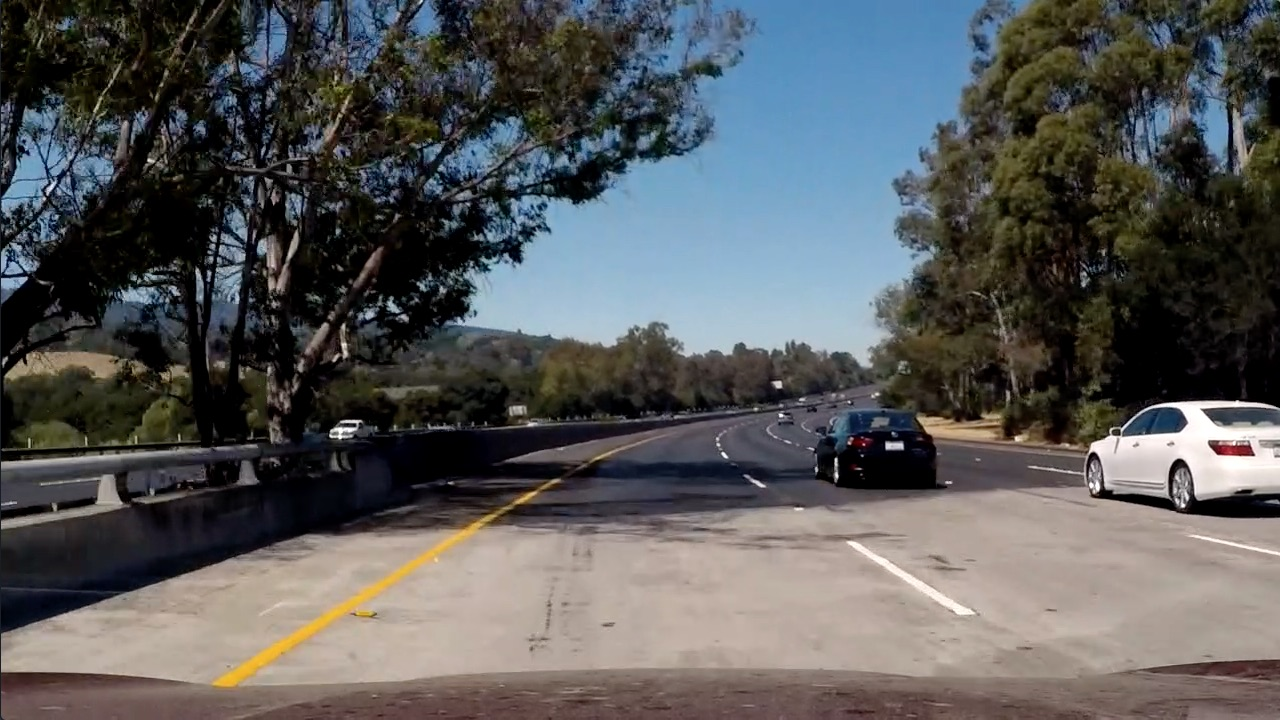
#> input picture test_images/test5.jpg, 1280 x 720 px
$ jupyter execute --allow-errors part2_test_pipeline.ipynb   (older library calls are emulated)
#> lines starting #> are read from the running program, lines starting #| are printed output that depends on the picture; after the words box and inside, x2 and y2 are one past the last pixel; in counts of white or black regions, pixels touching at a corner belong together
#> further down, img is the input picture: shape (720, 1280, 3); mean R, G, B 88.5, 89.3, 89.8
### Lane detection pipeline
This notebook is to test the detection on the lane lines.

[cell 1]
import numpy as np
import cv2
import matplotlib.pyplot as plt
import matplotlib.image as mpimg

[cell 2]
def binary(img, s_thresh=(115, 255), l_thresh=(84, 255), sx_thresh=(25, 100)):
    """This function get an input image and return a binary images with
       lane lines detected.
       The saturation, lightness, gradient thresholds can be customized
       for experimentation. The default values are the one I found the best
       choice for the images at hand"""
#> called with s_thresh = (115, 255), l_thresh = (84, 255), sx_thresh = (25, 100)

    # copy the input image to avoid changing it
    img = np.copy(img)

    # convert to HLS color space and separate the lightness
    # and saturation channels
    hsv = cv2.cvtColor(img, cv2.COLOR_RGB2HLS).astype(np.float)
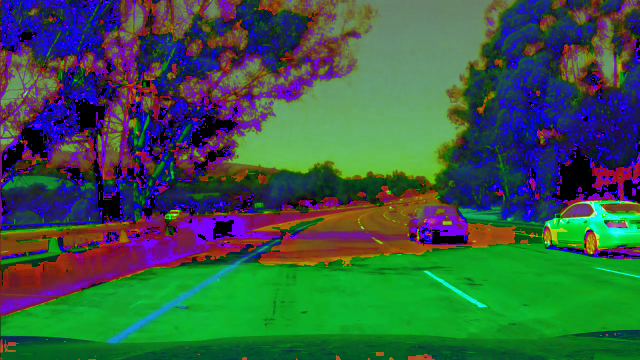
#> hsv: shape (720, 1280, 3) float64 (shown at 1/2 size); mean R, G, B 55.5, 89.2, 70.1
    l_channel = hsv[:, :, 1]
    s_channel = hsv[:, :, 2]
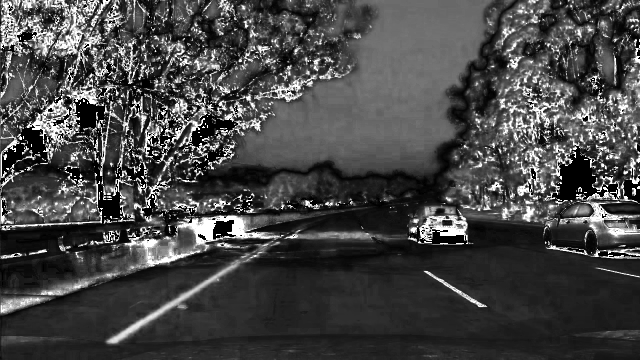
#> s_channel: shape (720, 1280) float64 (shown at 1/2 size); min 0, max 255, mean 70.1

    # apply sobel filter in the x direction
    sobelx = cv2.Sobel(l_channel, cv2.CV_64F, 1, 0)
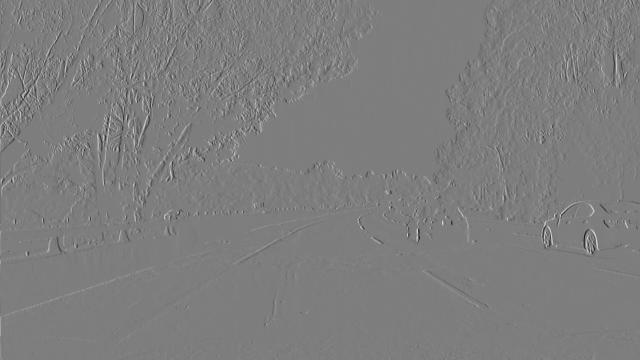
#> sobelx: shape (720, 1280) float64 (shown at 1/2 size); min -867, max 889, mean 0.2; drawn with min black and max white

    # get the absolute value because also negative gradients represents
    # vertical changes
    abs_sobelx = np.absolute(sobelx)

    # redistribute values on the entire 0..255 range
    scaled_sobel = np.uint8(255 * abs_sobelx / np.max(abs_sobelx))

    # threshold the x gradient
    sxbinary = np.zeros_like(scaled_sobel)
    sxbinary[
        (scaled_sobel >= sx_thresh[0]) & (scaled_sobel <= sx_thresh[1])] = 255

    # threshold the saturation channel
    s_binary = np.zeros_like(s_channel)
    s_binary[(s_channel >= s_thresh[0]) & (s_channel <= s_thresh[1])] = 255

    # convert to 8 bit
    s_binary = s_binary.astype(np.uint8)

    # threshold the lightness channel
    l_binary = np.zeros_like(l_channel)
    l_binary[(l_channel >= l_thresh[0]) & (l_channel <= l_thresh[1])] = 255
    l_binary = l_binary.astype(np.uint8)

    # convert to binary image where the lightess AND saturation bits have to be
    # both present to contribute, together with the gradient on x axes
    binary = np.zeros_like(sxbinary)
    binary[((l_binary == 255) & (s_binary == 255) | (sxbinary == 255))] = 255
    binary = np.dstack((binary, binary, binary))

    # return the images
    return binary

To discover the optimal threshold values, I used a quick and dirty util (test1.py) to change at runtime the values with a slider. This is the screenshot

[cell 3]
# load an image
img = plt.imread('test_images/test5.jpg')

# get the processed image
bin_img = binary(img)
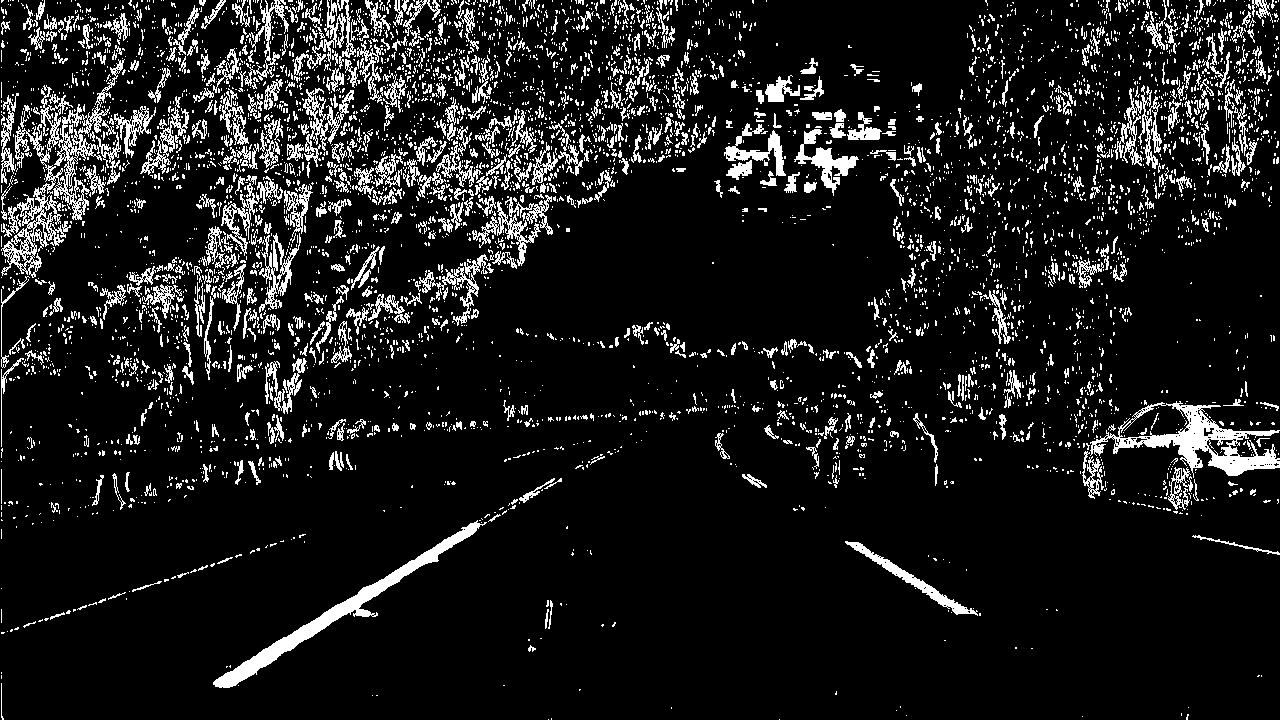
#> bin_img: shape (720, 1280, 3); 10.7% white in thin lines or dots

# show original and binary
f, (ax1, ax2) = plt.subplots(1, 2, figsize=(18, 6))
f.tight_layout()
ax1.imshow(img)
ax1.set_title('Original Image', fontsize=40)
ax2.imshow(bin_img)
ax2.set_title('Binary Image', fontsize=40)
plt.subplots_adjust(left=0., right=1, top=0.9, bottom=0.)
plt.show()

#### Warp
This part define and apply a perspective function to the undistorted input images

[cell 4]
# here we load the camera matrix and distortion coeffs to undistort images
import pickle

#> (the rest of this cell did not finish here and is left out)

[cell 5]
def change_perspective(img, corners):
    """Change perspective on the input image, that has to be
    undistorted. The corners are sent in the following order:
    bottom left, top left, top right, bottom right"""

    # create the source region
    src = np.float32(corners)

    # unpack the corners
    bl, tl, tr, br = corners

    # adjust top left and top right corner to
    # form a rectangle, to be used as destination
    tl = (bl[0], 0)
    tr = (br[0], 0)

    # create the destination rectangle
    dst = np.float32([bl, tl, tr, br])

    # calculate the matrix to transform from src to dst
    M = cv2.getPerspectiveTransform(src, dst)

    # and from dst to src
    Minv = cv2.getPerspectiveTransform(dst, src)

    return M, Minv

[cell 6]
# define the trapezoid which encloses the road ahead
#corners = [(200, 720), (400, 500), (800, 500), (1100, 720)]
corners = [(190, 720), (589, 457), (698, 457), (1145, 720)]


# get the matrix to change perspective and the one to reverse
M, Minv = change_perspective(img, corners)
#> M = [[-0.702, -1.51, 1089.8], [-7.94e-16, -1.92, 877.9], [-1.05e-18, -0.00236, 1]]; Minv = [[0.114, -0.788, 567.3], [0, -0.521, 457], [0, -0.00123, 1]]

# undistort
#> (the rest of this cell did not finish here and is left out)

$ run again, with test_images/test1.jpg copied over test_images/test5.jpg
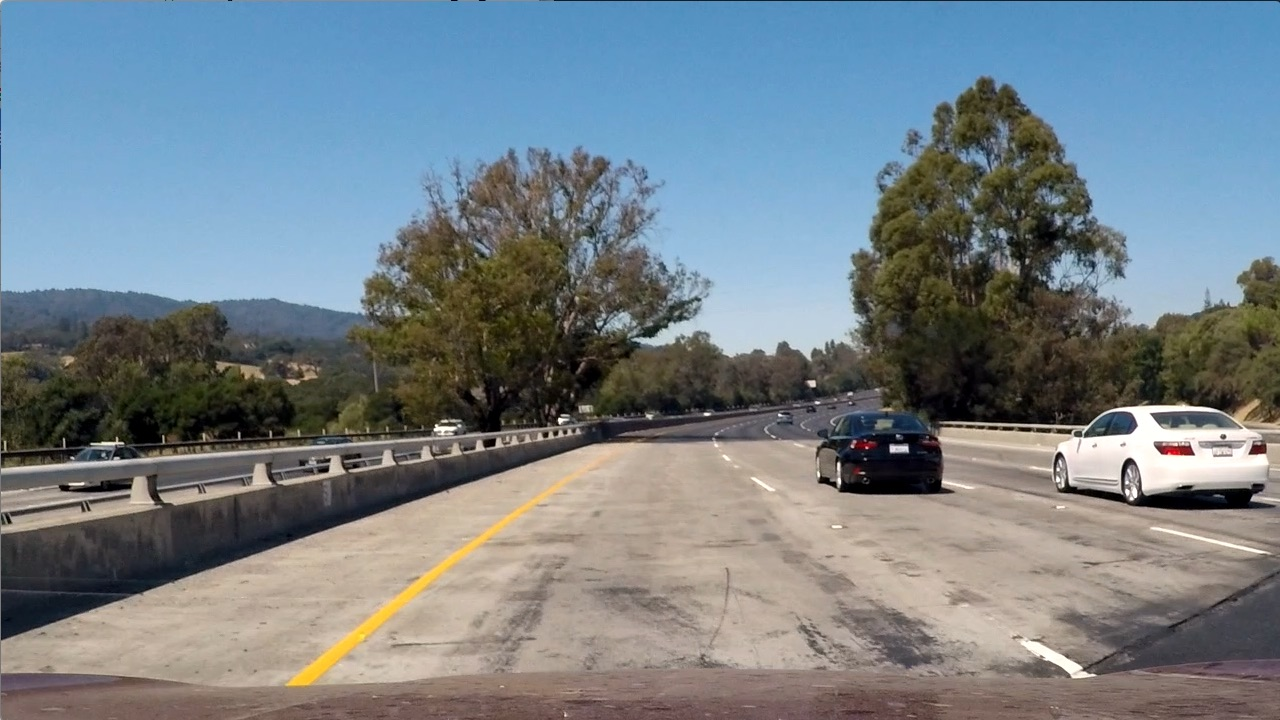
#> input picture test_images/test1.jpg, 1280 x 720 px
#> img is the input picture: shape (720, 1280, 3); mean R, G, B 117.5, 128.7, 135.5
#> in binary, `sobelx = cv2.Sobel(l_channel, cv2.CV_64F, 1, 0)`:
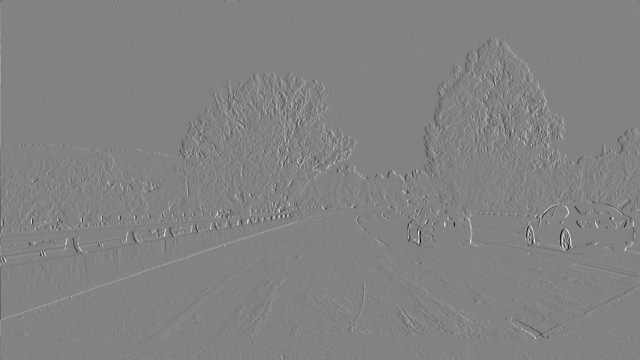
#> sobelx: shape (720, 1280) float64 (shown at 1/2 size); min -856, max 819, mean 0; drawn with min black and max white
#> `bin_img = binary(img)`:
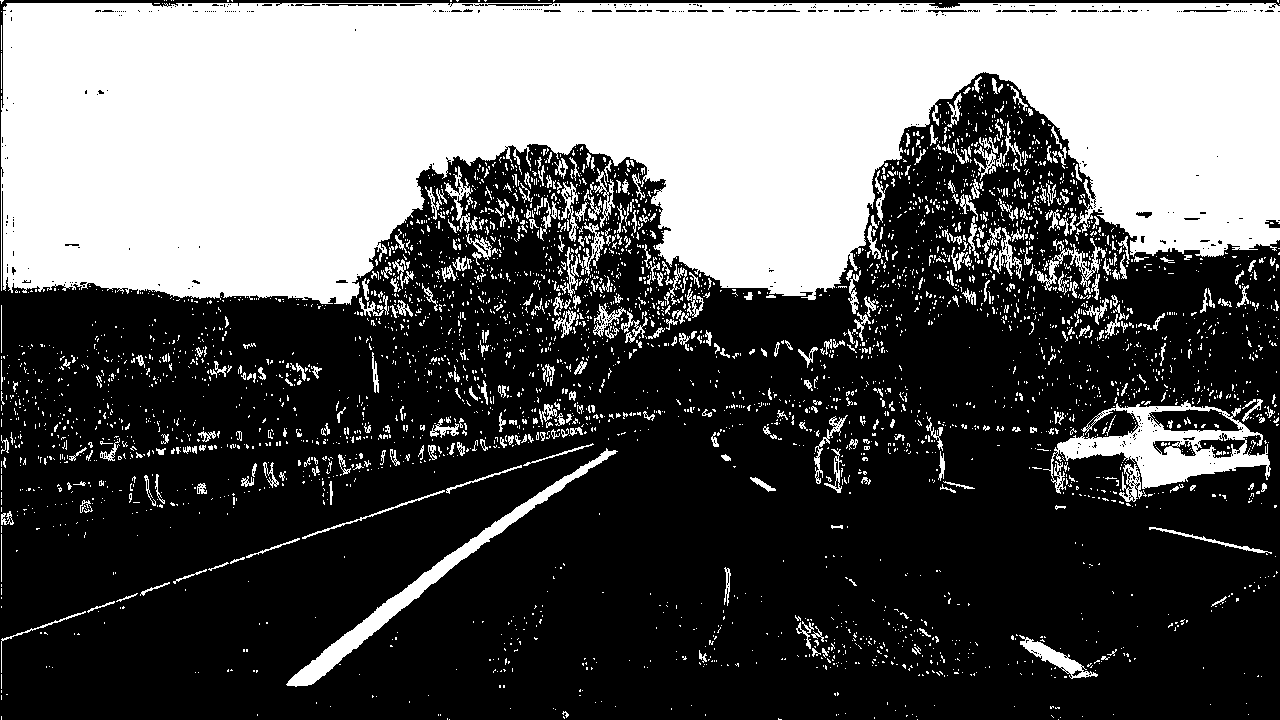
#> bin_img: shape (720, 1280, 3); 36.7% white; 3964 white regions (3525 under 20 px), largest, box (x1, y1, x2, y2) and area: (1, 3, 1280, 305) 282332, (1043, 400, 1271, 494) 7505, (286, 448, 618, 687) 5070
#> M = [[-0.702, -1.51, 1089.8], [-7.94e-16, -1.92, 877.9], [-1.05e-18, -0.00236, 1]]; Minv = [[0.114, -0.788, 567.3], [0, -0.521, 457], [0, -0.00123, 1]]

$ run again, with test_images/test2.jpg copied over test_images/test5.jpg
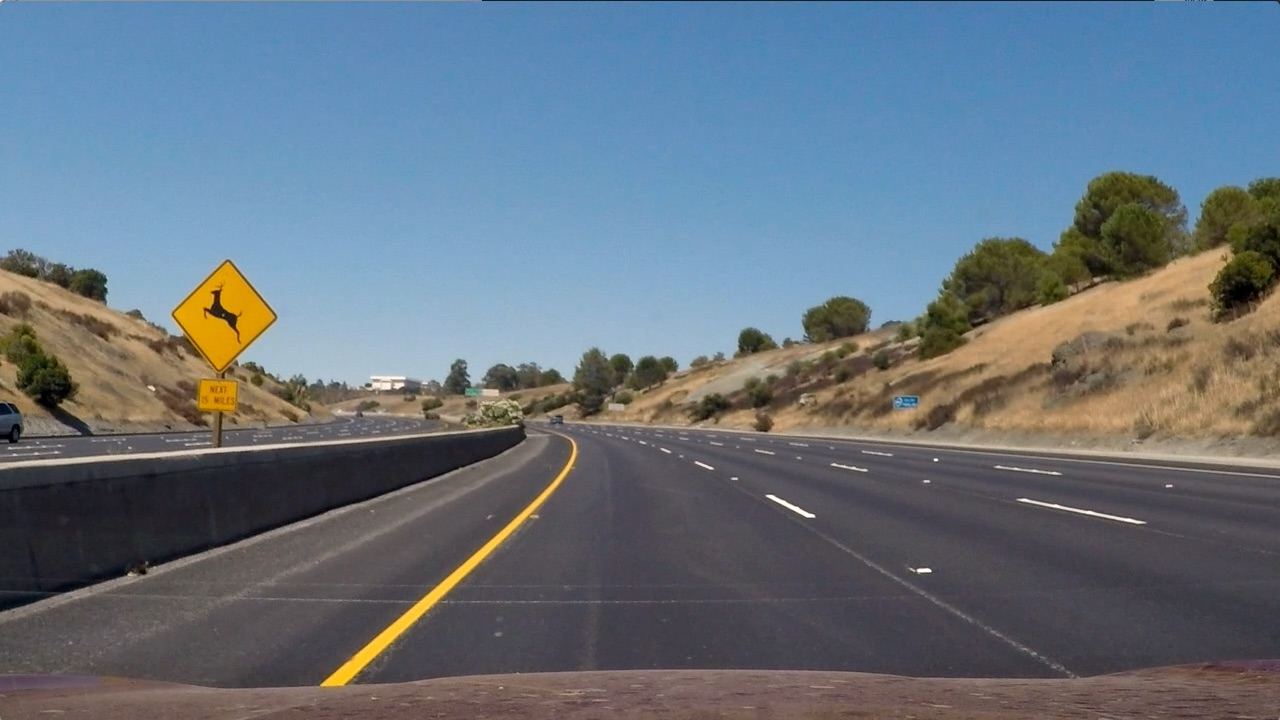
#> input picture test_images/test2.jpg, 1280 x 720 px
#> img is the input picture: shape (720, 1280, 3); mean R, G, B 102.8, 114.6, 125.5
#> in binary, `sobelx = cv2.Sobel(l_channel, cv2.CV_64F, 1, 0)`:
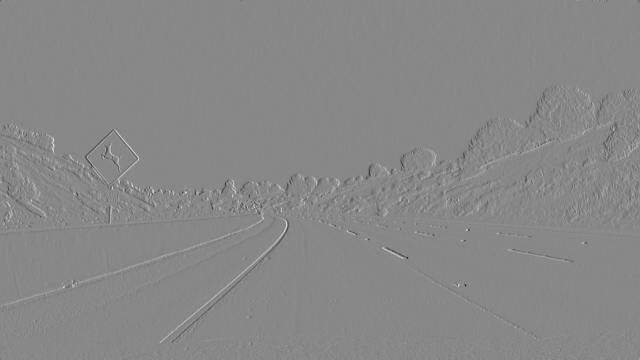
#> sobelx: shape (720, 1280) float64 (shown at 1/2 size); min -606, max 532, mean -0.1; drawn with min black and max white
#> `bin_img = binary(img)`:
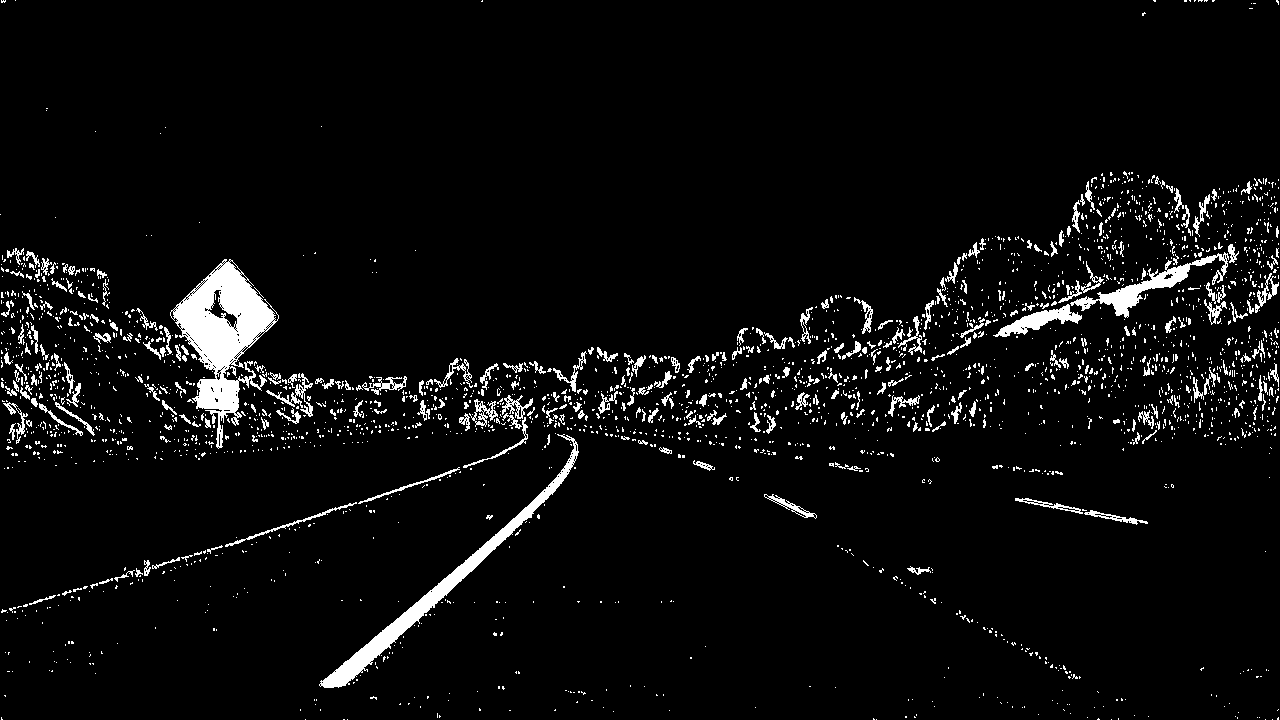
#> bin_img: shape (720, 1280, 3); 4.8% white; 2711 white regions (2412 under 20 px), largest, box (x1, y1, x2, y2) and area: (170, 259, 279, 449) 8073, (319, 434, 579, 688) 4385, (1070, 252, 1229, 318) 2001
#> M = [[-0.702, -1.51, 1089.8], [-7.94e-16, -1.92, 877.9], [-1.05e-18, -0.00236, 1]]; Minv = [[0.114, -0.788, 567.3], [0, -0.521, 457], [0, -0.00123, 1]]
